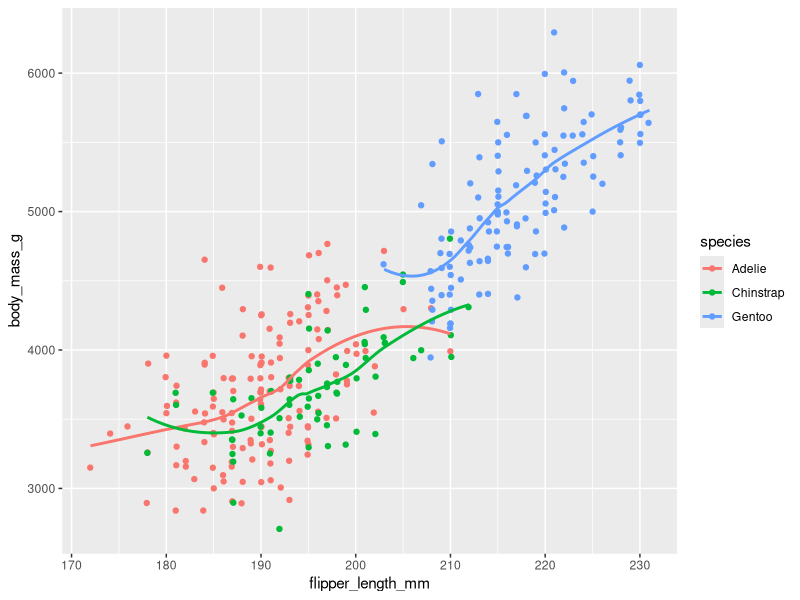
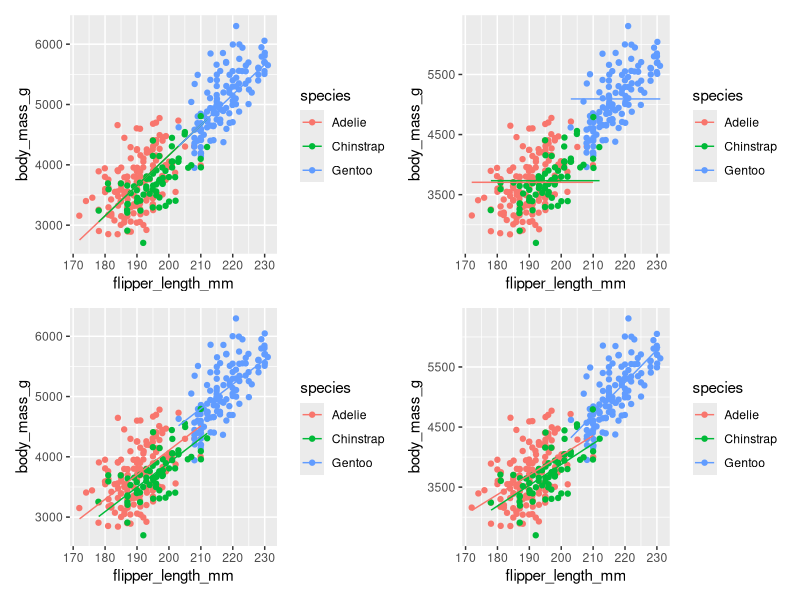

Write the R code that produced these figures, in order.
## ---- chunk 1
knitr::opts_chunk$set(echo = TRUE, fig.height=3)
## ---- chunk 2
dat <- palmerpenguins::penguins
dat <- dat[complete.cases(dat),]
head(dat)
## ---- chunk 3
library(ggplot2) 
library(broom)
## ---- chunk 4
pl0 <- dat |>
    ggplot(aes(x=flipper_length_mm, y=body_mass_g, color=species)) +
    geom_jitter(width=0.1)
pl0 + geom_smooth(se=FALSE)
## ---- chunk 5
formula1 <- body_mass_g ~ flipper_length_mm
formula2 <- body_mass_g ~ species
formula3 <- body_mass_g ~ species + flipper_length_mm
formula4 <- body_mass_g ~ species * flipper_length_mm
## ---- chunk 6
## YOUR CODE
## ---- chunk 7
## SOLUTION
mm1 <- lm(body_mass_g ~ flipper_length_mm, data = dat)
mm2 <- lm(body_mass_g ~ species, data = dat)
mm3 <- lm(body_mass_g ~ species + flipper_length_mm, data = dat)
mm4 <- lm(body_mass_g ~ species * flipper_length_mm, data = dat)
## ---- chunk 8
## YOUR CODE
## ---- chunk 9
## SOLUTION
mm1 |> tidy()
mm2 |> tidy()
mm3 |> tidy()
mm4 |> tidy()
## ---- chunk 10
## YOUR CODE
## ---- chunk 11
## SOLUTION
pl1 <- pl0 + geom_line(aes(y=fitted(mm1)))
pl2 <- pl0 + geom_line(aes(y=fitted(mm2)))
pl3 <- pl0 + geom_line(aes(y=fitted(mm3)))
pl4 <- pl0 + geom_line(aes(y=fitted(mm4)))
## ---- chunk 12
library(patchwork)
(pl1 + pl2) / (pl3 + pl4)
## ---- chunk 13
ml <- list(m1=mm1, m2=mm2, m3=mm3, m4=mm4)
## ---- chunk 14
## YOUR CODE
## ---- chunk 15
## SOLUTION
sapply(ml, function(x) modelr::rmse(x, dat))
## ---- chunk 16
set.seed(2024)
## ---- chunk 17
## YOUR CODE
## ---- chunk 18
## SOLUTION
i <- sample(nrow(dat), size=0.8*nrow(dat))
i |> head()
train <- dat[i,]
test <- dat[-i,]
## ---- chunk 19
## YOUR CODE
## ---- chunk 20
## SOLUTION
ml_train <- sapply(ml, function(x) update(x, data=train))
sapply(ml_train, function(x) modelr::rmse(x, train))
sapply(ml_train, function(x) modelr::rmse(x, test))
